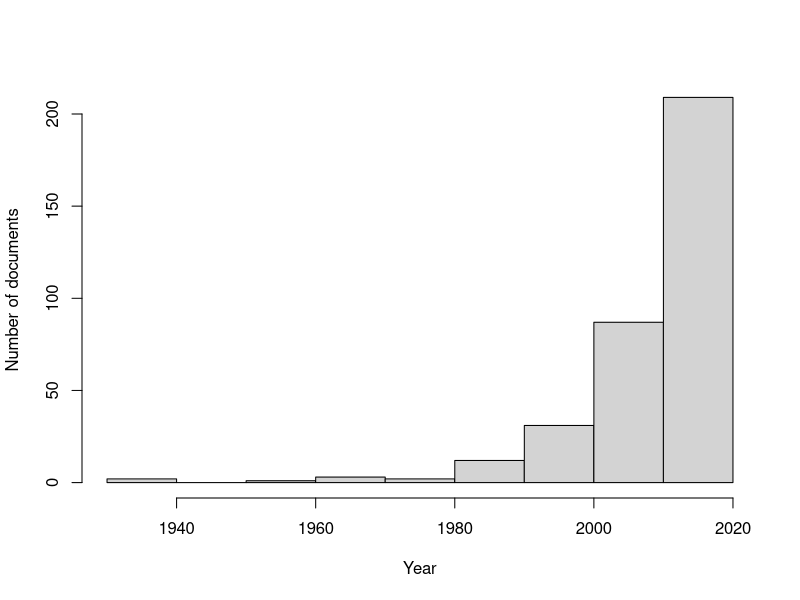

Write R code to recreate this figure.
try(setwd("~/Documents/Bristol/CHIELD/CHIELD_Online/analysis//"))

d = read.csv("../data/db/Documents.csv",stringsAsFactors = F)

decades= range(floor(d$year/10)*10)

pdf("../../Graphs/analysis/NumDocumentsByYear.pdf",
    width=6, height=4)
hist(d$year,
     xlab="Year",
     ylab="Number of documents",
     main="",
     breaks=seq(decades[1],decades[2]+10,by=10))
dev.off()